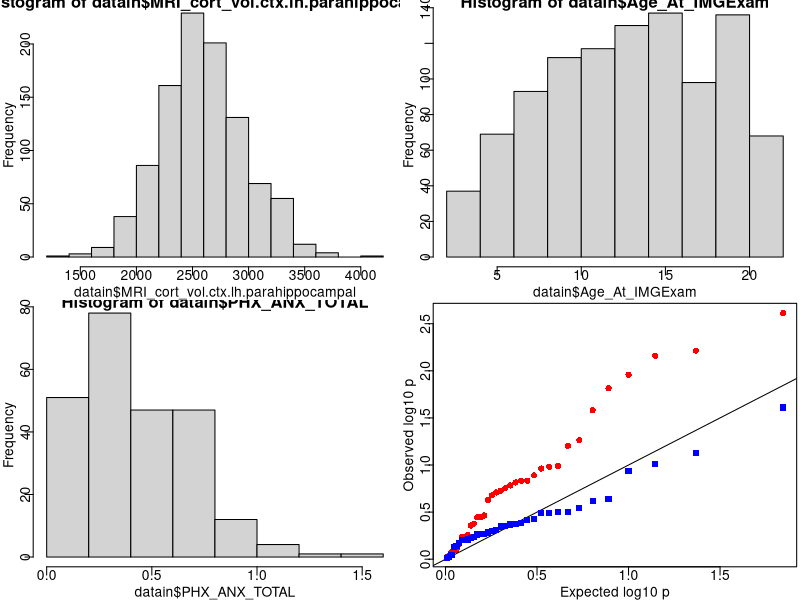
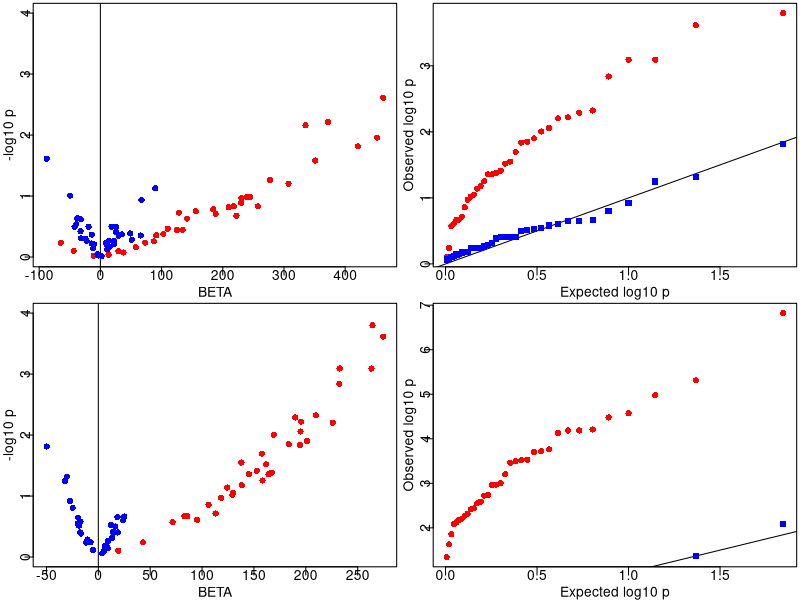
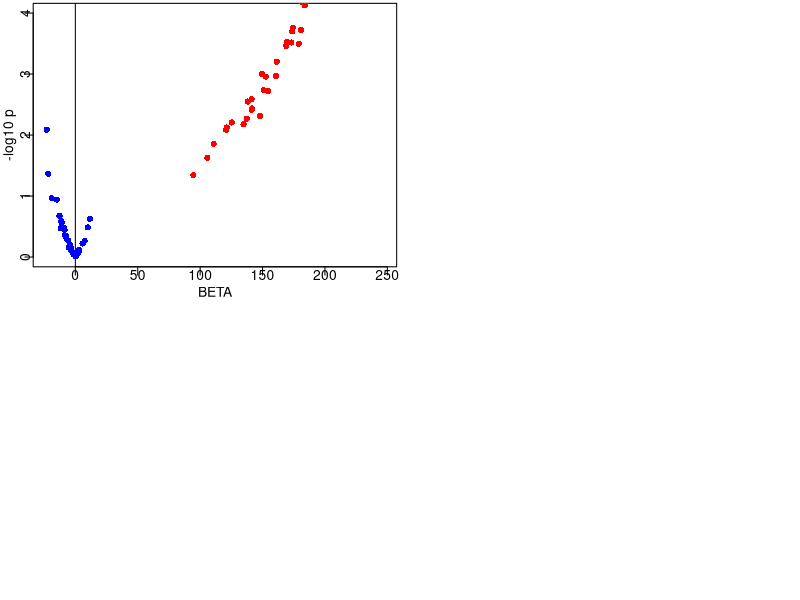

Recreate these plots in R, in order.
#title: "Basics, type 1 and power. OHBM 2018""
#author: "Celia Greenwood"
#date: "June 8, 2018"



## Read in the datafile
# this line needs correct location of dataset
datain <- read.csv("../../data/phenotypes.aug.csv", header=TRUE, as.is=TRUE)



## Explore

# Rename some variables for simplicity.  

# Look at a few histograms


par(mfrow = c(2,2), omi=rep(0,4), mar =  c(2,2,0.2,0.2), mgp = c(1,0,0))
hist(datain$MRI_cort_vol.ctx.lh.parahippocampal)
hist(datain$Age_At_IMGExam)
hist(datain$PHX_ANX_TOTAL)

MRI <- datain$MRI_cort_vol.ctx.lh.parahippocampal
AGE <- (datain$Age_At_IMGExam - mean(datain$Age_At_IMGExam,na.rm=TRUE))
MANUFACTURER <- datain$ManufacturersModelName
GENDER <- datain$Gender
HAND <- datain$FDH_23_Handedness_Prtcpnt
MYSTERY <- datain$MYSTERY

data.revised <- data.frame(MRI, MANUFACTURER, AGE, GENDER, MYSTERY, HAND)
N <- nrow(data.revised)


## Create a subsample and analyze it

#* Change N.small to different values.  
#* Compare results with your neighbour.


N.small <- 30

  
data.subsamp <- data.revised[sample(1:N, N.small),]
fit.g <- lm(MRI ~ GENDER, data = data.subsamp)
fit.m <- lm(MRI ~ MYSTERY, data = data.subsamp)

summary(fit.g)
summary(fit.m)


## Analyzing results for a series of subsamples

#(Make sure to complete the previous exercise first)

N.small <- 30
N.subsamps <- 35

qq.volcano.function <- function(N.small, N.subsamps, data.revised=data.revised,
                                nam1, nam2)  
{
  set.seed <- 1234
  results.p.gender <- array(NA, dim = length(N.subsamps)) 
  results.beta.gender <- array(NA, dim = length(N.subsamps)) 
  results.p.mystery <- array(NA, dim = length(N.subsamps)) 
  results.beta.mystery <- array(NA, dim = length(N.subsamps)) 

  for (j in (1:N.subsamps)) {
     data.subsamp <- data.revised[sample(1:N, N.small),]
     fit.g <- lm(MRI ~ GENDER, data = data.subsamp)
     fit.m <- lm(MRI ~ MYSTERY, data = data.subsamp)
     results.p.gender[j] <- summary(fit.g)$coefficients[2,4]
     results.beta.gender[j] <- summary(fit.g)$coefficients[2,1]
     results.p.mystery[j] <- summary(fit.m)$coefficients[2,4]
     results.beta.mystery[j] <- summary(fit.m)$coefficients[2,1]
  }

  #jpeg(paste("Figures/",nam1,".jpg",sep=""))
  exp.log10p <- sort(-log10(((1:N.subsamps) - 0.5)/N.subsamps))
  plot(exp.log10p, sort(-log10(results.p.gender)), pch=16, col='red',
      xlab='Expected log10 p', ylab='Observed log10 p')
  abline(0,1)
  points(exp.log10p, sort(-log10(results.p.mystery)), pch=15, col='blue')
  #dev.off()

 #jpeg(paste("Figures/",nam2,".jpg",sep=""))
 plot(c(min(results.beta.gender,results.beta.mystery),
        max(results.beta.gender,results.beta.mystery)),
       c(0,4), typ='n',xlab='BETA', ylab = '-log10 p' )

 points(results.beta.gender, -log10(results.p.gender), col='red', pch=16 )
 abline(v=0)
 points(results.beta.mystery, -log10(results.p.mystery), col='blue', pch=16)
 #dev.off()
}

qq.volcano.function(30, 35, data.revised, "qq30","volcano30")  
qq.volcano.function(100, 35, data.revised, "qq100","volcano100")
qq.volcano.function(250, 35, data.revised,"qq250","volcano250")

